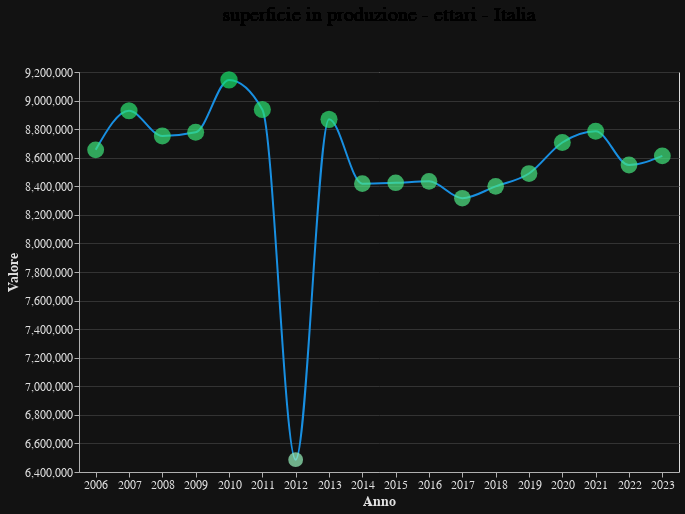

Notebook cell for this chart:
### Code cell
# Togli produzione totale - migliaia di quintali perchè arriva solo fino al 2019
data_filtered3 = data_filtered3[data_filtered3['Tipo dato'] != 'produzione totale - migliaia di quintali']

rows_to_delete = ['produzione totale - quintali', 'produzione raccolta - quintali']

data_filtered3 = data_filtered3[~data_filtered3["Tipo dato"].isin(rows_to_delete)]

# Rinomina colonne di interesse
data_filtered3.rename(columns={'TIME': 'Anno', 'Value': 'Valore'}, inplace=True)

# Calcola valore totale per Tipo dato e TIME
summarized_df = data_filtered3.groupby(['Tipo dato', 'Anno', 'Territorio'])['Valore'].sum().reset_index()

# Rimuovi anno 2024 perchè mancano dei dati
summarized_df = summarized_df[summarized_df['Anno'] != 2024]

# Rimuovi unità foraggere
summarized_df = summarized_df[summarized_df['Tipo dato'] != 'unità foraggere']

# Seleziona solo Italia
summarized_df = summarized_df[summarized_df['Territorio'] == 'Italia']

# Crea una nuova colonna per concatenare il titolo
summarized_df['Title'] = summarized_df['Tipo dato'] + ' - ' + summarized_df['Territorio']

# Menù a tendina per "Tipo dato"
dropdown_options1 = sorted(summarized_df['Tipo dato'].unique().tolist())

# Selezione menù a tendina
dropdown1 = alt.binding_select(options=dropdown_options1, name = ' ')
selection1 = alt.selection_point(fields=['Tipo dato'], bind=dropdown1, name='SelectTipoDato', value = dropdown_options1[0])

#min_max_values = summarized_df.groupby(['Tipo dato', 'Territorio'])['Value'].agg(['min', 'max']).reset_index()

# Grafico a dispersione con cerchi
chart = alt.Chart(summarized_df).transform_filter(
    selection1 #& selection2
).mark_circle().encode(
    y='Valore:Q',
    x='Anno:N',
    size=alt.Size(field='Valore', type='quantitative', bin=alt.BinParams(maxbins=5)),
    color=alt.Color('Valore:Q', scale=alt.Scale(scheme='blues')),
    tooltip=['TIME', 'Valore']
).encode(
    x=alt.X('Anno:N', title='Anno', axis=alt.Axis(labelAngle=0, labelAlign='center', labelBaseline='top')),
    y=alt.Y('Valore:Q', title='Valore'),
    size=alt.Size('Valore:Q', scale=alt.Scale(range=[20, 300]), legend = None),
    color=alt.Color('Valore:Q', scale=alt.Scale(range=["#99f4be", "#18E169"])),
    tooltip=[alt.Tooltip('Anno:N'),
             alt.Tooltip('Valore:Q', format=',')]
    #tooltip=['Anno:N', 'Valore:Q']
).properties(
    width=600,
    #width = 'container',
    height=400
)

# Grafico a linee
line = alt.Chart(summarized_df).transform_filter(
    selection1
).mark_line(
    color="#188FE1",
    interpolate='monotone'
).encode(
    x=alt.X('Anno:N', title='Anno'),
    y=alt.Y('Valore:Q', title='Valore', scale=alt.Scale(zero=False)),
)

# Text chart per titolo dinamico
text = alt.Chart(summarized_df).transform_filter(
    selection1
).mark_text(
    align='center',
    dy=-15,
    fontSize=20
).encode(
    text='Title:N'
).properties(
    width=600,
    #width = 'container',
    height=30 
)

# Combina text chart and main chart
combined_chart = alt.vconcat(text, alt.layer(line, chart).add_selection(selection1))

# Salva il grafico in un file JSON
chart_json = combined_chart.to_json()
with open('chart_istat_smooth.json', 'w') as f:
    f.write(chart_json)

# Visualizza il grafico combinato
combined_chart

### Figure 1 — Vega-Lite specification as saved in the notebook (floating-point values rounded to 4 significant figures)
{"config": {"background": "#121212", "title": {"color": "#E0E0E0", "fontSize": 20}, "axis": {"domainColor": "#B0B0B0", "gridColor": "#333333", "tickColor": "#B0B0B0", "titleColor": "#E0E0E0", "labelColor": "#E0E0E0", "labelFontSize": 12, "titleFontSize": 14}, "legend": {"labelColor": "#E0E0E0", "titleColor": "#E0E0E0"}, "mark": {"color": "#1f77b4"}}, "vconcat": [{"mark": {"type": "text", "align": "center", "dy": -15, "fontSize": 20}, "encoding": {"text": {"field": "Title", "type": "nominal"}}, "height": 30, "transform": [{"filter": {"param": "SelectTipoDato"}}], "width": 600}, {"layer": [{"mark": {"type": "line", "color": "#188FE1", "interpolate": "monotone"}, "encoding": {"x": {"field": "Anno", "title": "Anno", "type": "nominal"}, "y": {"field": "Valore", "scale": {"zero": false}, "title": "Valore", "type": "quantitative"}}, "name": "view_7", "transform": [{"filter": {"param": "SelectTipoDato"}}]}, {"mark": {"type": "circle"}, "encoding": {"color": {"field": "Valore", "scale": {"range": ["#99f4be", "#18E169"]}, "type": "quantitative"}, "size": {"field": "Valore", "legend": null, "scale": {"range": [20, 300]}, "type": "quantitative"}, "tooltip": [{"field": "Anno", "type": "nominal"}, {"field": "Valore", "format": ",", "type": "quantitative"}], "x": {"axis": {"labelAlign": "center", "labelAngle": 0, "labelBaseline": "top"}, "field": "Anno", "title": "Anno", "type": "nominal"}, "y": {"field": "Valore", "title": "Valore", "type": "quantitative"}}, "transform": [{"filter": {"param": "SelectTipoDato"}}]}], "height": 400, "width": 600}], "data": {"name": "data-b29c77e6dd0444e47ebf27d4a8a8188b"}, "params": [{"name": "SelectTipoDato", "select": {"type": "point", "fields": ["Tipo dato"]}, "bind": {"input": "select", "options": ["superficie in produzione - ettari", "superficie totale - are", "superficie totale - ettari"], "name": " "}, "value": "superficie in produzione - ettari", "views": ["view_7"]}], "$schema": "https://vega.github.io/schema/vega-lite/v5.8.0.json", "datasets": {"data-b29c77e6dd0444e47ebf27d4a8a8188b": [{"Tipo dato": "superficie in produzione - ettari", "Anno": 2006, "Territorio": "Italia", "Valore": 8655000.0, "Title": "superficie in produzione - ettari - Italia"}, {"Tipo dato": "superficie in produzione - ettari", "Anno": 2007, "Territorio": "Italia", "Valore": 8929000.0, "Title": "superficie in produzione - ettari - Italia"}, {"Tipo dato": "superficie in produzione - ettari", "Anno": 2008, "Territorio": "Italia", "Valore": 8753000.0, "Title": "superficie in produzione - ettari - Italia"}, {"Tipo dato": "superficie in produzione - ettari", "Anno": 2009, "Territorio": "Italia", "Valore": 8778000.0, "Title": "superficie in produzione - ettari - Italia"}, {"Tipo dato": "superficie in produzione - ettari", "Anno": 2010, "Territorio": "Italia", "Valore": 9144000.0, "Title": "superficie in produzione - ettari - Italia"}, {"Tipo dato": "superficie in produzione - ettari", "Anno": 2011, "Territorio": "Italia", "Valore": 8938000.0, "Title": "superficie in produzione - ettari - Italia"}, {"Tipo dato": "superficie in produzione - ettari", "Anno": 2012, "Territorio": "Italia", "Valore": 6486000.0, "Title": "superficie in produzione - ettari - Italia"}, {"Tipo dato": "superficie in produzione - ettari", "Anno": 2013, "Territorio": "Italia", "Valore": 8869000.0, "Title": "superficie in produzione - ettari - Italia"}, {"Tipo dato": "superficie in produzione - ettari", "Anno": 2014, "Territorio": "Italia", "Valore": 8418000.0, "Title": "superficie in produzione - ettari - Italia"}, {"Tipo dato": "superficie in produzione - ettari", "Anno": 2015, "Territorio": "Italia", "Valore": 8425000.0, "Title": "superficie in produzione - ettari - Italia"}, {"Tipo dato": "superficie in produzione - ettari", "Anno": 2016, "Territorio": "Italia", "Valore": 8434000.0, "Title": "superficie in produzione - ettari - Italia"}, {"Tipo dato": "superficie in produzione - ettari", "Anno": 2017, "Territorio": "Italia", "Valore": 8317000.0, "Title": "superficie in produzione - ettari - Italia"}, {"Tipo dato": "superficie in produzione - ettari", "Anno": 2018, "Territorio": "Italia", "Valore": 8399000.0, "Title": "superficie in produzione - ettari - Italia"}, {"Tipo dato": "superficie in produzione - ettari", "Anno": 2019, "Territorio": "Italia", "Valore": 8489000.0, "Title": "superficie in produzione - ettari - Italia"}, {"Tipo dato": "superficie in produzione - ettari", "Anno": 2020, "Territorio": "Italia", "Valore": 8707000.0, "Title": "superficie in produzione - ettari - Italia"}, {"Tipo dato": "superficie in produzione - ettari", "Anno": 2021, "Territorio": "Italia", "Valore": 8785000.0, "Title": "superficie in produzione - ettari - Italia"}, {"Tipo dato": "superficie in produzione - ettari", "Anno": 2022, "Territorio": "Italia", "Valore": 8549000.0, "Title": "superficie in produzione - ettari - Italia"}, {"Tipo dato": "superficie in produzione - ettari", "Anno": 2023, "Territorio": "Italia", "Valore": 8613000.0, "Title": "superficie in produzione - ettari - Italia"}, {"Tipo dato": "superficie totale - are", "Anno": 2006, "Territorio": "Italia", "Valore": 3494000.0, "Title": "superficie totale - are - Italia"}, {"Tipo dato": "superficie totale - are", "Anno": 2007, "Territorio": "Italia", "Valore": 3159000.0, "Title": "superficie totale - are - Italia"}, {"Tipo dato": "superficie totale - are", "Anno": 2008, "Territorio": "Italia", "Valore": 3010000.0, "Title": "superficie totale - are - Italia"}, {"Tipo dato": "superficie totale - are", "Anno": 2009, "Territorio": "Italia", "Valore": 3816000.0, "Title": "superficie totale - are - Italia"}, {"Tipo dato": "superficie totale - are", "Anno": 2010, "Territorio": "Italia", "Valore": 3264000.0, "Title": "superficie totale - are - Italia"}, {"Tipo dato": "superficie totale - are", "Anno": 2011, "Territorio": "Italia", "Valore": 3710000.0, "Title": "superficie totale - are - Italia"}, {"Tipo dato": "superficie totale - are", "Anno": 2012, "Territorio": "Italia", "Valore": 3361000.0, "Title": "superficie totale - are - Italia"}, {"Tipo dato": "superficie totale - are", "Anno": 2013, "Territorio": "Italia", "Valore": 3699000.0, "Title": "superficie totale - are - Italia"}, {"Tipo dato": "superficie totale - are", "Anno": 2014, "Territorio": "Italia", "Valore": 3783000.0, "Title": "superficie totale - are - Italia"}, {"Tipo dato": "superficie totale - are", "Anno": 2015, "Territorio": "Italia", "Valore": 3827000.0, "Title": "superficie totale - are - Italia"}, {"Tipo dato": "superficie totale - are", "Anno": 2016, "Territorio": "Italia", "Valore": 3931000.0, "Title": "superficie totale - are - Italia"}, {"Tipo dato": "superficie totale - are", "Anno": 2017, "Territorio": "Italia", "Valore": 3900000.0, "Title": "superficie totale - are - Italia"}, {"Tipo dato": "superficie totale - are", "Anno": 2018, "Territorio": "Italia", "Valore": 3889000.0, "Title": "superficie totale - are - Italia"}, {"Tipo dato": "superficie totale - are", "Anno": 2019, "Territorio": "Italia", "Valore": 3941000.0, "Title": "superficie totale - are - Italia"}, {"Tipo dato": "superficie totale - are", "Anno": 2020, "Territorio": "Italia", "Valore": 3947000.0, "Title": "superficie totale - are - Italia"}, {"Tipo dato": "superficie totale - are", "Anno": 2021, "Territorio": "Italia", "Valore": 4546000.0, "Title": "superficie totale - are - Italia"}, {"Tipo dato": "superficie totale - are", "Anno": 2022, "Territorio": "Italia", "Valore": 4277000.0, "Title": "superficie totale - are - Italia"}, {"Tipo dato": "superficie totale - are", "Anno": 2023, "Territorio": "Italia", "Valore": 4564000.0, "Title": "superficie totale - are - Italia"}, {"Tipo dato": "superficie totale - ettari", "Anno": 2006, "Territorio": "Italia", "Valore": 13780000.0, "Title": "superficie totale - ettari - Italia"}, {"Tipo dato": "superficie totale - ettari", "Anno": 2007, "Territorio": "Italia", "Valore": 14010000.0, "Title": "superficie totale - ettari - Italia"}, {"Tipo dato": "superficie totale - ettari", "Anno": 2008, "Territorio": "Italia", "Valore": 13940000.0, "Title": "superficie totale - ettari - Italia"}, {"Tipo dato": "superficie totale - ettari", "Anno": 2009, "Territorio": "Italia", "Valore": 13450000.0, "Title": "superficie totale - ettari - Italia"}, {"Tipo dato": "superficie totale - ettari", "Anno": 2010, "Territorio": "Italia", "Valore": 13810000.0, "Title": "superficie totale - ettari - Italia"}, {"Tipo dato": "superficie totale - ettari", "Anno": 2011, "Territorio": "Italia", "Valore": 13510000.0, "Title": "superficie totale - ettari - Italia"}, {"Tipo dato": "superficie totale - ettari", "Anno": 2012, "Territorio": "Italia", "Valore": 11070000.0, "Title": "superficie totale - ettari - Italia"}, {"Tipo dato": "superficie totale - ettari", "Anno": 2013, "Territorio": "Italia", "Valore": 13440000.0, "Title": "superficie totale - ettari - Italia"}, {"Tipo dato": "superficie totale - ettari", "Anno": 2014, "Territorio": "Italia", "Valore": 12960000.0, "Title": "superficie totale - ettari - Italia"}, {"Tipo dato": "superficie totale - ettari", "Anno": 2015, "Territorio": "Italia", "Valore": 12820000.0, "Title": "superficie totale - ettari - Italia"}, {"Tipo dato": "superficie totale - ettari", "Anno": 2016, "Territorio": "Italia", "Valore": 12870000.0, "Title": "superficie totale - ettari - Italia"}, {"Tipo dato": "superficie totale - ettari", "Anno": 2017, "Territorio": "Italia", "Valore": 12680000.0, "Title": "superficie totale - ettari - Italia"}, {"Tipo dato": "superficie totale - ettari", "Anno": 2018, "Territorio": "Italia", "Valore": 12720000.0, "Title": "superficie totale - ettari - Italia"}, {"Tipo dato": "superficie totale - ettari", "Anno": 2019, "Territorio": "Italia", "Valore": 12750000.0, "Title": "superficie totale - ettari - Italia"}, {"Tipo dato": "superficie totale - ettari", "Anno": 2020, "Territorio": "Italia", "Valore": 12860000.0, "Title": "superficie totale - ettari - Italia"}, {"Tipo dato": "superficie totale - ettari", "Anno": 2021, "Territorio": "Italia", "Valore": 13090000.0, "Title": "superficie totale - ettari - Italia"}, {"Tipo dato": "superficie totale - ettari", "Anno": 2022, "Territorio": "Italia", "Valore": 12930000.0, "Title": "superficie totale - ettari - Italia"}, {"Tipo dato": "superficie totale - ettari", "Anno": 2023, "Territorio": "Italia", "Valore": 12780000.0, "Title": "superficie totale - ettari - Italia"}]}}
